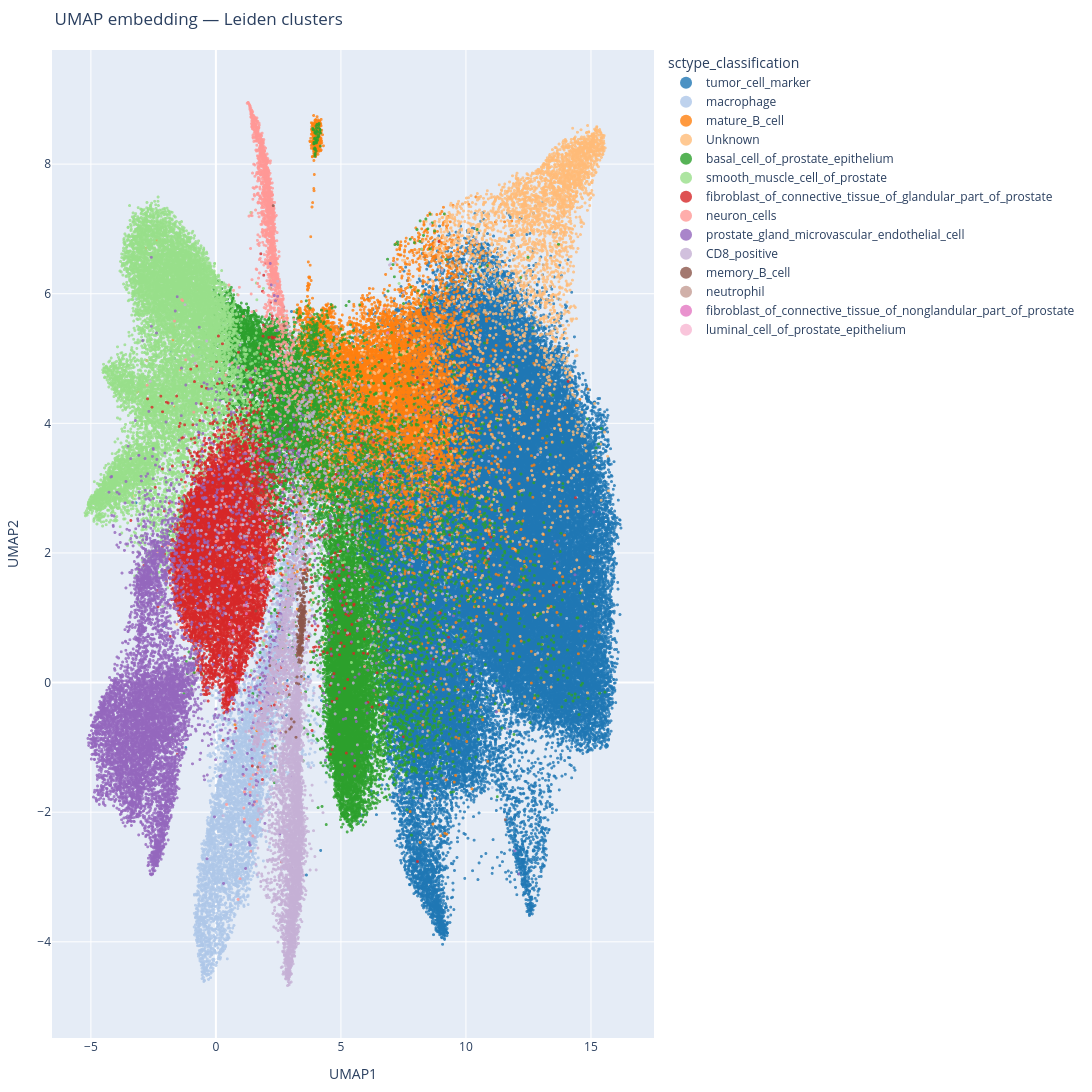

Notebook code cell kept with this figure:
### Code cell
plot_adata(adata_xenium_p, "sctype_classification", plot_type="umap")

### Figure 1 — Plotly figure (JSON) as saved in the notebook; plotly's stock layout.template omitted (floating-point values rounded to 4 significant figures; data arrays with more than 128 entries replaced by an {"elided": "..."} marker saying what was removed)
{"data": [{"hovertemplate": "<b>%{hovertext}</b><br><br>sctype_classification=tumor_cell_marker<br>UMAP1=%{x}<br>UMAP2=%{y}<extra></extra>", "hovertext": {"elided": "85609 str values"}, "legendgroup": "tumor_cell_marker", "marker": {"color": "#1f77b4", "opacity": 0.8, "size": 3, "symbol": "circle"}, "mode": "markers", "name": "tumor_cell_marker", "showlegend": true, "type": "scattergl", "x": {"elided": "85609 float values"}, "xaxis": "x", "y": {"elided": "85609 float values"}, "yaxis": "y"}, {"hovertemplate": "<b>%{hovertext}</b><br><br>sctype_classification=macrophage<br>UMAP1=%{x}<br>UMAP2=%{y}<extra></extra>", "hovertext": {"elided": "6029 str values"}, "legendgroup": "macrophage", "marker": {"color": "#aec7e8", "opacity": 0.8, "size": 3, "symbol": "circle"}, "mode": "markers", "name": "macrophage", "showlegend": true, "type": "scattergl", "x": {"elided": "6029 float values"}, "xaxis": "x", "y": {"elided": "6029 float values"}, "yaxis": "y"}, {"hovertemplate": "<b>%{hovertext}</b><br><br>sctype_classification=mature_B_cell<br>UMAP1=%{x}<br>UMAP2=%{y}<extra></extra>", "hovertext": {"elided": "11948 str values"}, "legendgroup": "mature_B_cell", "marker": {"color": "#ff7f0e", "opacity": 0.8, "size": 3, "symbol": "circle"}, "mode": "markers", "name": "mature_B_cell", "showlegend": true, "type": "scattergl", "x": {"elided": "11948 float values"}, "xaxis": "x", "y": {"elided": "11948 float values"}, "yaxis": "y"}, {"hovertemplate": "<b>%{hovertext}</b><br><br>sctype_classification=Unknown<br>UMAP1=%{x}<br>UMAP2=%{y}<extra></extra>", "hovertext": {"elided": "4040 str values"}, "legendgroup": "Unknown", "marker": {"color": "#ffbb78", "opacity": 0.8, "size": 3, "symbol": "circle"}, "mode": "markers", "name": "Unknown", "showlegend": true, "type": "scattergl", "x": {"elided": "4040 float values"}, "xaxis": "x", "y": {"elided": "4040 float values"}, "yaxis": "y"}, {"hovertemplate": "<b>%{hovertext}</b><br><br>sctype_classification=basal_cell_of_prostate_epithelium<br>UMAP1=%{x}<br>UMAP2=%{y}<extra></extra>", "hovertext": {"elided": "20912 str values"}, "legendgroup": "basal_cell_of_prostate_epithelium", "marker": {"color": "#2ca02c", "opacity": 0.8, "size": 3, "symbol": "circle"}, "mode": "markers", "name": "basal_cell_of_prostate_epithelium", "showlegend": true, "type": "scattergl", "x": {"elided": "20912 float values"}, "xaxis": "x", "y": {"elided": "20912 float values"}, "yaxis": "y"}, {"hovertemplate": "<b>%{hovertext}</b><br><br>sctype_classification=smooth_muscle_cell_of_prostate<br>UMAP1=%{x}<br>UMAP2=%{y}<extra></extra>", "hovertext": {"elided": "13647 str values"}, "legendgroup": "smooth_muscle_cell_of_prostate", "marker": {"color": "#98df8a", "opacity": 0.8, "size": 3, "symbol": "circle"}, "mode": "markers", "name": "smooth_muscle_cell_of_prostate", "showlegend": true, "type": "scattergl", "x": {"elided": "13647 float values"}, "xaxis": "x", "y": {"elided": "13647 float values"}, "yaxis": "y"}, {"hovertemplate": "<b>%{hovertext}</b><br><br>sctype_classification=fibroblast_of_connective_tissue_of_glandular_part_of_prostate<br>UMAP1=%{x}<br>UMAP2=%{y}<extra></extra>", "hovertext": {"elided": "11340 str values"}, "legendgroup": "fibroblast_of_connective_tissue_of_glandular_part_of_prostate", "marker": {"color": "#d62728", "opacity": 0.8, "size": 3, "symbol": "circle"}, "mode": "markers", "name": "fibroblast_of_connective_tissue_of_glandular_part_of_prostate", "showlegend": true, "type": "scattergl", "x": {"elided": "11340 float values"}, "xaxis": "x", "y": {"elided": "11340 float values"}, "yaxis": "y"}, {"hovertemplate": "<b>%{hovertext}</b><br><br>sctype_classification=neuron_cells<br>UMAP1=%{x}<br>UMAP2=%{y}<extra></extra>", "hovertext": {"elided": "1765 str values"}, "legendgroup": "neuron_cells", "marker": {"color": "#ff9896", "opacity": 0.8, "size": 3, "symbol": "circle"}, "mode": "markers", "name": "neuron_cells", "showlegend": true, "type": "scattergl", "x": {"elided": "1765 float values"}, "xaxis": "x", "y": {"elided": "1765 float values"}, "yaxis": "y"}, {"hovertemplate": "<b>%{hovertext}</b><br><br>sctype_classification=prostate_gland_microvascular_endothelial_cell<br>UMAP1=%{x}<br>UMAP2=%{y}<extra></extra>", "hovertext": {"elided": "8111 str values"}, "legendgroup": "prostate_gland_microvascular_endothelial_cell", "marker": {"color": "#9467bd", "opacity": 0.8, "size": 3, "symbol": "circle"}, "mode": "markers", "name": "prostate_gland_microvascular_endothelial_cell", "showlegend": true, "type": "scattergl", "x": {"elided": "8111 float values"}, "xaxis": "x", "y": {"elided": "8111 float values"}, "yaxis": "y"}, {"hovertemplate": "<b>%{hovertext}</b><br><br>sctype_classification=CD8_positive<br>UMAP1=%{x}<br>UMAP2=%{y}<extra></extra>", "hovertext": {"elided": "5441 str values"}, "legendgroup": "CD8_positive", "marker": {"color": "#c5b0d5", "opacity": 0.8, "size": 3, "symbol": "circle"}, "mode": "markers", "name": "CD8_positive", "showlegend": true, "type": "scattergl", "x": {"elided": "5441 float values"}, "xaxis": "x", "y": {"elided": "5441 float values"}, "yaxis": "y"}, {"hovertemplate": "<b>%{hovertext}</b><br><br>sctype_classification=memory_B_cell<br>UMAP1=%{x}<br>UMAP2=%{y}<extra></extra>", "hovertext": {"elided": "290 str values"}, "legendgroup": "memory_B_cell", "marker": {"color": "#8c564b", "opacity": 0.8, "size": 3, "symbol": "circle"}, "mode": "markers", "name": "memory_B_cell", "showlegend": true, "type": "scattergl", "x": {"elided": "290 float values"}, "xaxis": "x", "y": {"elided": "290 float values"}, "yaxis": "y"}, {"hovertemplate": "<b>%{hovertext}</b><br><br>sctype_classification=neutrophil<br>UMAP1=%{x}<br>UMAP2=%{y}<extra></extra>", "hovertext": ["17405", "68819"], "legendgroup": "neutrophil", "marker": {"color": "#c49c94", "opacity": 0.8, "size": 3, "symbol": "circle"}, "mode": "markers", "name": "neutrophil", "showlegend": true, "type": "scattergl", "x": [11.32, 10.31], "xaxis": "x", "y": [3.854, 5.837], "yaxis": "y"}, {"hovertemplate": "<b>%{hovertext}</b><br><br>sctype_classification=fibroblast_of_connective_tissue_of_nonglandular_part_of_prostate<br>UMAP1=%{x}<br>UMAP2=%{y}<extra></extra>", "hovertext": ["21692", "71324", "71330", "71333", "127844", "143496", "161060", "161064", "161070", "161071", "161072", "161073", "161074", "161075", "161076", "161077", "161081", "161082", "161083", "161084", "161099", "161101", "161102", "161103", "161226", "161227", "162016"], "legendgroup": "fibroblast_of_connective_tissue_of_nonglandular_part_of_prostate", "marker": {"color": "#e377c2", "opacity": 0.8, "size": 3, "symbol": "circle"}, "mode": "markers", "name": "fibroblast_of_connective_tissue_of_nonglandular_part_of_prostate", "showlegend": true, "type": "scattergl", "x": [6.873, 8.622, 8.74, 10.66, 6.57, 1.961, 0.2464, 0.8003, 0.5904, 1.217, 0.6884, 1.846, 0.5656, 1.19, 0.9043, 1.388, 1.484, 1.748, 1.672, 0.4948, 0.9147, 0.6273, 0.5475, 0.535, 1.792, -0.3101, 0.2422], "xaxis": "x", "y": [5.4, 5.197, 4.184, 4.435, 3.191, 1.658, -0.108, 0.01009, 1.452, 1.062, 0.8045, 3.02, 0.2775, 1.188, -0.0089, 1.389, 1.838, 2.516, 2.597, -0.2638, 0.8641, 1.493, 0.9024, 0.3571, 2.053, 1.18, 1.588], "yaxis": "y"}, {"hovertemplate": "<b>%{hovertext}</b><br><br>sctype_classification=luminal_cell_of_prostate_epithelium<br>UMAP1=%{x}<br>UMAP2=%{y}<extra></extra>", "hovertext": ["93601", "93737"], "legendgroup": "luminal_cell_of_prostate_epithelium", "marker": {"color": "#f7b6d2", "opacity": 0.8, "size": 3, "symbol": "circle"}, "mode": "markers", "name": "luminal_cell_of_prostate_epithelium", "showlegend": true, "type": "scattergl", "x": [10.57, 10.59], "xaxis": "x", "y": [5.357, 4.964], "yaxis": "y"}], "layout": {"height": 1200, "legend": {"bgcolor": "rgba(255,255,255,0.5)", "itemsizing": "constant", "title": {"text": "sctype_classification"}, "tracegroupgap": 0, "traceorder": "normal", "x": 1.02, "y": 1}, "margin": {"b": 20, "l": 20, "r": 200, "t": 50}, "title": {"text": "UMAP embedding — Leiden clusters"}, "width": 1400, "xaxis": {"anchor": "y", "domain": [0, 1], "title": {"text": "UMAP1"}}, "yaxis": {"anchor": "x", "domain": [0, 1], "title": {"text": "UMAP2"}}}}
